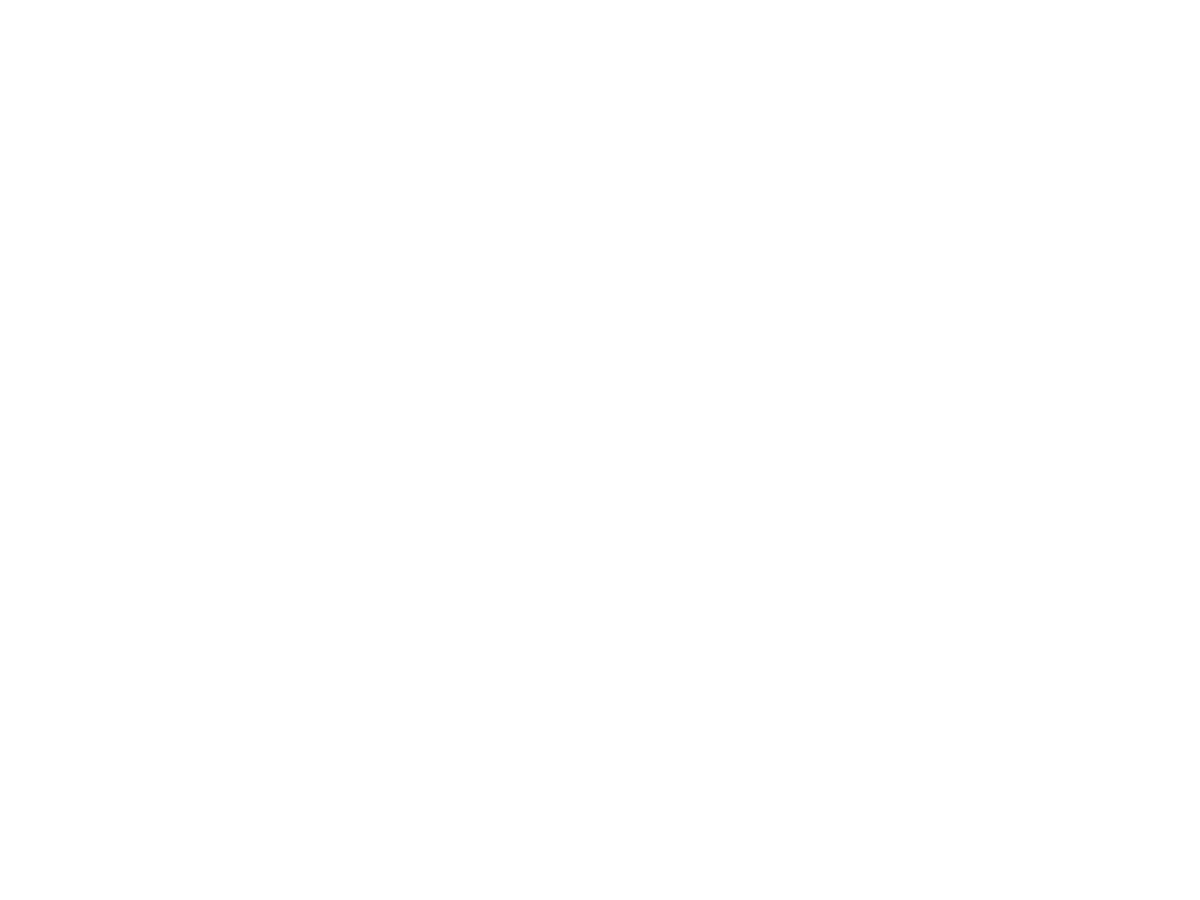
Frame 1 (no input)
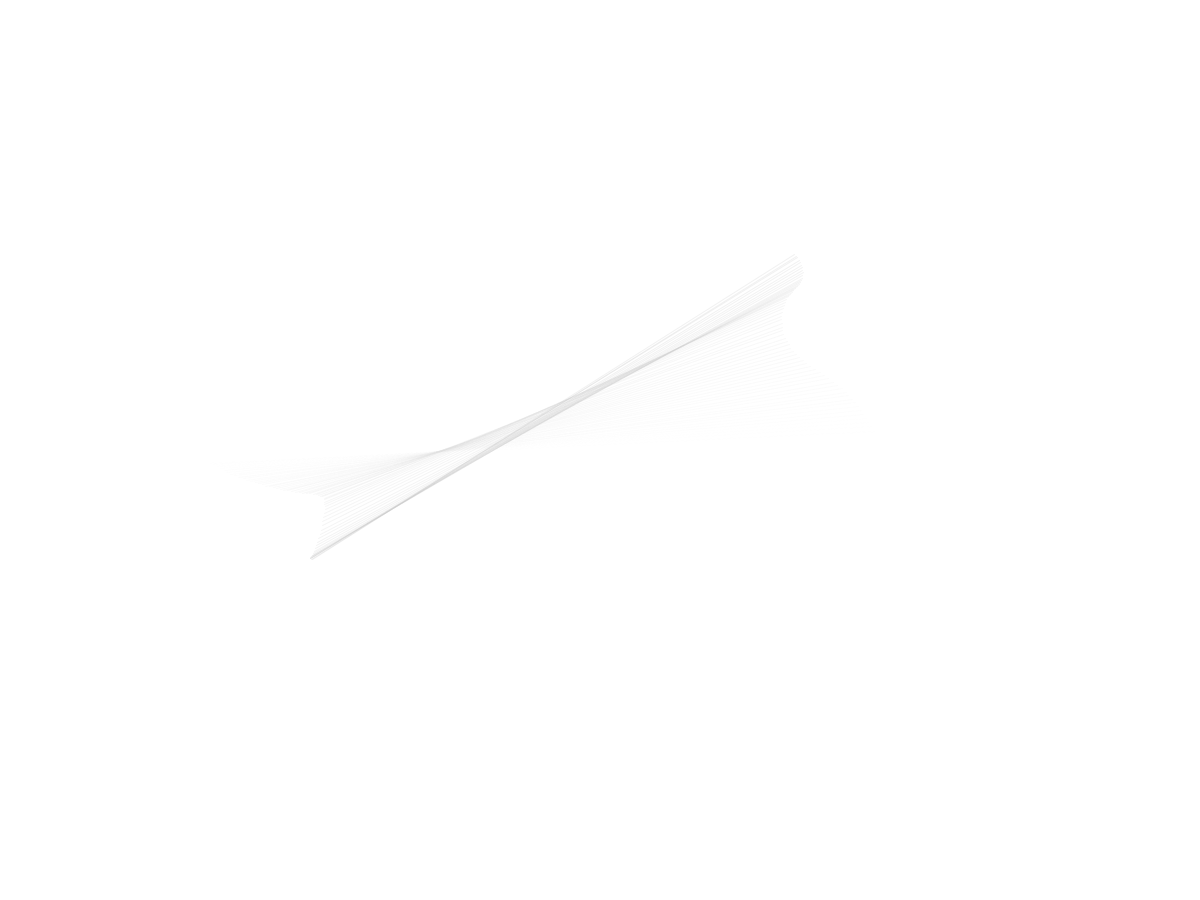
Frame 60 (the mouse pressed at the canvas centre just before this capture)
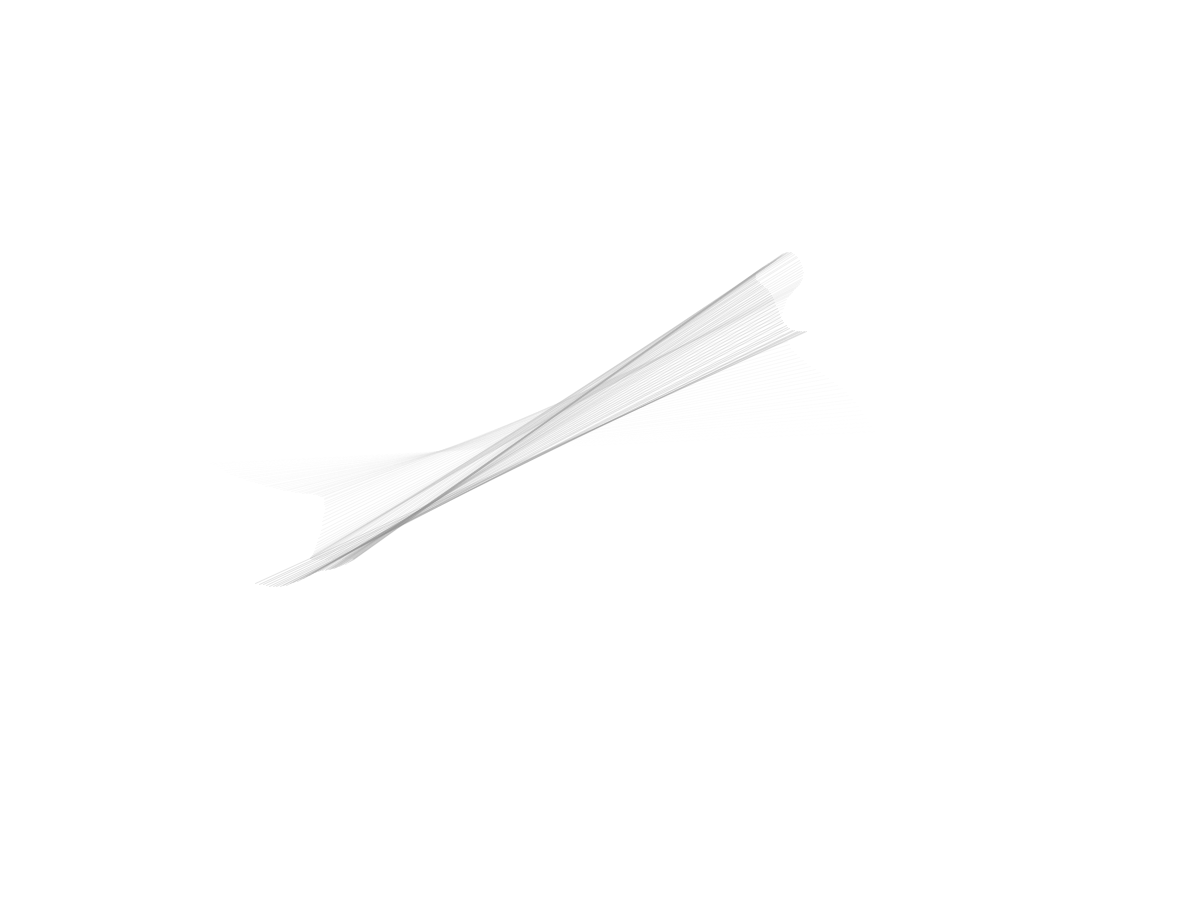
Frame 120 (the mouse held since frame 60 and released just before this capture)

The Processing sketch that drew these frames (run headless with seeded random() and noise(); from frame 60 on, the mouse is pressed at the canvas centre):

// Processing sketch: RandomCircle5
// ── RandomCircle5.pde
float _angnoise, _radiusnoise;
float _xnoise, _ynoise;
float _angle = -PI/2;
float _radius;
float _strokeCol = 254;
int _strokeChange = -1;

void setup(){

    size(1200, 900);
    smooth();
    frameRate(30);
    background(255);
    noFill();

    _angnoise = random(10);
    _radiusnoise = random(10);
    _xnoise = random(10);
    _ynoise = random(10);
}

void draw(){

    _radiusnoise += 0.005;
    _radius = (noise(_radiusnoise) * 900) + 1;

    _angnoise += 0.005;
    _angle += (noise(_angnoise) * 6) - 3;
    if (_angle > 360) { _angle -= 360; }
    if (_angle < 0) { _angle += 360; }

    _xnoise += 0.01;
    _ynoise += 0.01;
    float centerx = width/2 + (noise(_xnoise) * 200) - 100;
    float centery = height/2 + (noise(_ynoise) * 200) - 100;

    float rad = radians(_angle);
    float x1 = centerx + (_radius * cos(rad));
    float y1 = centery + (_radius * sin(rad));
    float opprad = rad + PI;
    float x2 = centerx + (_radius * cos(opprad));
    float y2 = centery + (_radius * sin(opprad));

    _strokeCol += _strokeChange;
    if(_strokeCol > 254) { _strokeChange = -1; }
    if(_strokeCol < 0) { _strokeChange = 1; }
    stroke(_strokeCol, 60);
    strokeWeight(1);
    line(x1, y1, x2, y2);
}
